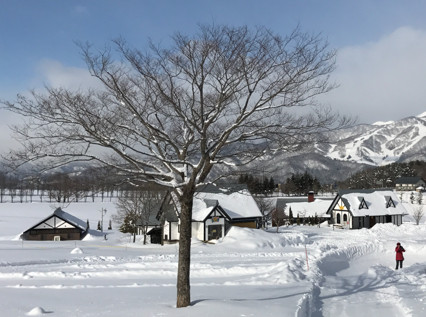
#> input picture sources/ch19Histogram/snow.jpg, 426 x 317 px
$ python ch19_7.py
#> lines starting #> are read from the running program, lines starting #| are printed output that depends on the picture
# ch19_7.py
import cv2

src = cv2.imread("snow.jpg",cv2.IMREAD_GRAYSCALE)
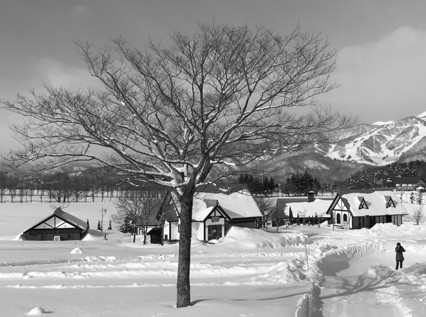
#> src: shape (317, 426); min 0, max 255, mean 147.4
cv2.imshow("Src", src)
hist = cv2.calcHist([src],[0],None,[256],[0,256])   # 直方圖統計資料
#> hist = 256 values, max 2393 at index 187, min 3 at index 2, mean 527.5
print(f"資料類型 = {type(hist)}")
#| 資料類型 = <class 'numpy.ndarray'>
print(f"資料外觀 = {hist.shape}")
#| 資料外觀 = (256, 1)
print(f"資料大小 = {hist.size}")
#| 資料大小 = 256
print(f"資料內容 \n{hist}")
#> (printed output is left out)

$ run again, with sources/ch19Histogram/macau.jpg copied over sources/ch19Histogram/snow.jpg
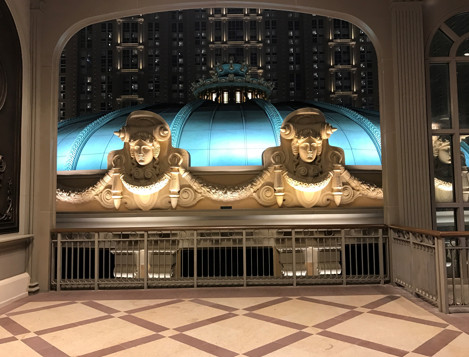
#> input picture sources/ch19Histogram/macau.jpg, 469 x 357 px
#> `src = cv2.imread("snow.jpg",cv2.IMREAD_GRAYSCALE)`:
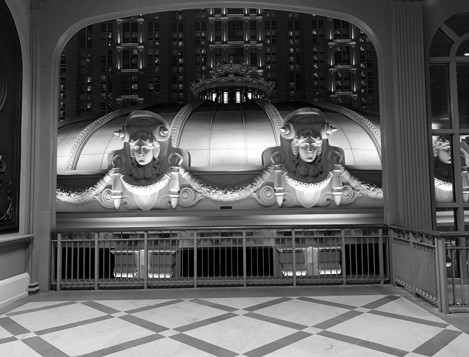
#> src: shape (357, 469); min 0, max 255, mean 92.5
#> hist = 256 values, max 1982 at index 22, min 86 at index 236, mean 654
#| 資料類型 = <class 'numpy.ndarray'>
#| 資料外觀 = (256, 1)
#| 資料大小 = 256
#> (printed output is left out)

$ run again, with sources/ch19Histogram/office.jpg copied over sources/ch19Histogram/snow.jpg
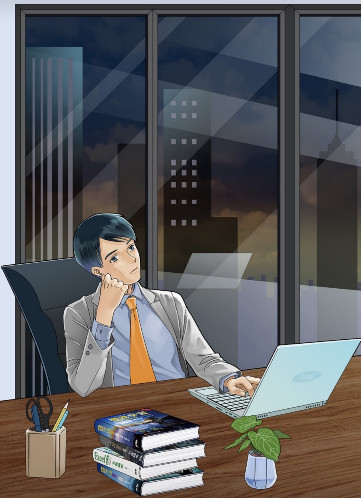
#> input picture sources/ch19Histogram/office.jpg, 361 x 498 px
#> `src = cv2.imread("snow.jpg",cv2.IMREAD_GRAYSCALE)`:
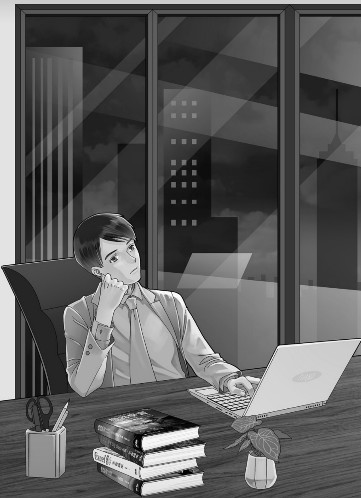
#> src: shape (498, 361); min 0, max 255, mean 92.8
#> hist = 256 values, max 3933 at index 227, min 6 at index 254, mean 702.3
#| 資料類型 = <class 'numpy.ndarray'>
#| 資料外觀 = (256, 1)
#| 資料大小 = 256
#> (printed output is left out)

$ run again, with sources/ch19Histogram/shan.jpg copied over sources/ch19Histogram/snow.jpg
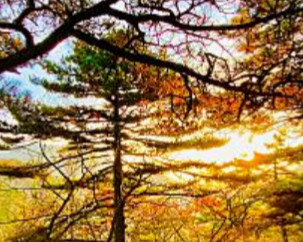
#> input picture sources/ch19Histogram/shan.jpg, 303 x 242 px
#> `src = cv2.imread("snow.jpg",cv2.IMREAD_GRAYSCALE)`:
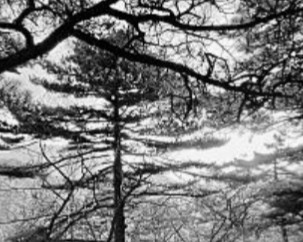
#> src: shape (242, 303); min 0, max 255, mean 122.9
#> hist = 256 values, max 396 at index 134, min 1 at index 254, mean 286.4
#| 資料類型 = <class 'numpy.ndarray'>
#| 資料外觀 = (256, 1)
#| 資料大小 = 256
#> (printed output is left out)
